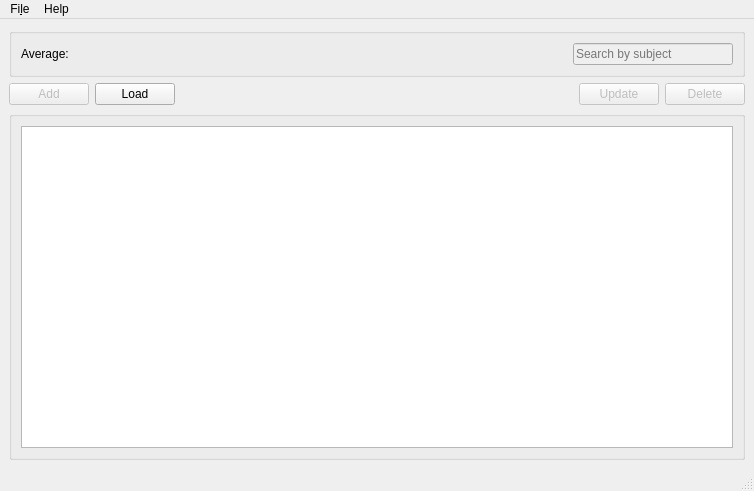
<?xml version="1.0" encoding="UTF-8"?>
<ui version="4.0">
 <class>regMainClass</class>
 <widget class="QMainWindow" name="regMainClass">
  <property name="geometry">
   <rect>
    <x>0</x>
    <y>0</y>
    <width>754</width>
    <height>491</height>
   </rect>
  </property>
  <property name="windowTitle">
   <string>Registro v1.3.2</string>
  </property>
  <property name="windowIcon">
   <iconset resource="../resources/res.qrc">
    <normaloff>:/imgs/images/window_icon.ico</normaloff>:/imgs/images/window_icon.ico</iconset>
  </property>
  <widget class="QWidget" name="centralwidget">
   <layout class="QHBoxLayout" name="horizontalLayout">
    <item>
     <layout class="QGridLayout" name="gridLayout">
      <item row="2" column="0">
       <layout class="QHBoxLayout" name="horizontalLayout_4">
        <item>
         <widget class="QPushButton" name="btnAddElements">
          <property name="enabled">
           <bool>false</bool>
          </property>
          <property name="text">
           <string>Add</string>
          </property>
         </widget>
        </item>
        <item>
         <widget class="QPushButton" name="btnLoadElements">
          <property name="enabled">
           <bool>true</bool>
          </property>
          <property name="text">
           <string>Load</string>
          </property>
         </widget>
        </item>
        <item>
         <spacer name="horizontalSpacer_5">
          <property name="orientation">
           <enum>Qt::Horizontal</enum>
          </property>
          <property name="sizeHint" stdset="0">
           <size>
            <width>40</width>
            <height>20</height>
           </size>
          </property>
         </spacer>
        </item>
        <item>
         <widget class="QLabel" name="lblQueryStatus">
          <property name="text">
           <string/>
          </property>
         </widget>
        </item>
        <item>
         <spacer name="horizontalSpacer_4">
          <property name="orientation">
           <enum>Qt::Horizontal</enum>
          </property>
          <property name="sizeHint" stdset="0">
           <size>
            <width>40</width>
            <height>20</height>
           </size>
          </property>
         </spacer>
        </item>
        <item>
         <widget class="QPushButton" name="btnUpElements">
          <property name="enabled">
           <bool>false</bool>
          </property>
          <property name="text">
           <string>Update</string>
          </property>
         </widget>
        </item>
        <item>
         <widget class="QPushButton" name="btnDelElements">
          <property name="enabled">
           <bool>false</bool>
          </property>
          <property name="text">
           <string>Delete</string>
          </property>
         </widget>
        </item>
       </layout>
      </item>
      <item row="1" column="0">
       <widget class="QGroupBox" name="topLineBox">
        <property name="title">
         <string/>
        </property>
        <layout class="QHBoxLayout" name="horizontalLayout_2">
         <item>
          <widget class="QLabel" name="label">
           <property name="text">
            <string>Average: </string>
           </property>
          </widget>
         </item>
         <item>
          <widget class="QLabel" name="lblAvg">
           <property name="text">
            <string/>
           </property>
          </widget>
         </item>
         <item>
          <spacer name="horizontalSpacer">
           <property name="orientation">
            <enum>Qt::Horizontal</enum>
           </property>
           <property name="sizeHint" stdset="0">
            <size>
             <width>40</width>
             <height>20</height>
            </size>
           </property>
          </spacer>
         </item>
         <item>
          <spacer name="horizontalSpacer_3">
           <property name="orientation">
            <enum>Qt::Horizontal</enum>
           </property>
           <property name="sizeHint" stdset="0">
            <size>
             <width>40</width>
             <height>20</height>
            </size>
           </property>
          </spacer>
         </item>
         <item>
          <spacer name="horizontalSpacer_2">
           <property name="orientation">
            <enum>Qt::Horizontal</enum>
           </property>
           <property name="sizeHint" stdset="0">
            <size>
             <width>40</width>
             <height>20</height>
            </size>
           </property>
          </spacer>
         </item>
         <item>
          <widget class="QLineEdit" name="lnSearch">
           <property name="enabled">
            <bool>false</bool>
           </property>
           <property name="text">
            <string/>
           </property>
           <property name="placeholderText">
            <string>Search by subject</string>
           </property>
          </widget>
         </item>
        </layout>
       </widget>
      </item>
      <item row="3" column="0">
       <widget class="QGroupBox" name="bodyBox">
        <property name="title">
         <string/>
        </property>
        <layout class="QHBoxLayout" name="horizontalLayout_3">
         <item>
          <widget class="QTableView" name="tbMain">
           <property name="editTriggers">
            <set>QAbstractItemView::NoEditTriggers</set>
           </property>
          </widget>
         </item>
        </layout>
       </widget>
      </item>
     </layout>
    </item>
   </layout>
  </widget>
  <widget class="QMenuBar" name="menubar">
   <property name="geometry">
    <rect>
     <x>0</x>
     <y>0</y>
     <width>754</width>
     <height>22</height>
    </rect>
   </property>
   <widget class="QMenu" name="menuFile">
    <property name="title">
     <string>Fi&amp;le</string>
    </property>
    <widget class="QMenu" name="menuExport_As_PDF">
     <property name="title">
      <string>Export As &amp;PDF</string>
     </property>
     <addaction name="actionExportMarks"/>
     <addaction name="actionExportSubjects"/>
    </widget>
    <addaction name="actionCreateDB"/>
    <addaction name="actionChangeDB"/>
    <addaction name="menuExport_As_PDF"/>
    <addaction name="actionExit"/>
   </widget>
   <widget class="QMenu" name="menu">
    <property name="title">
     <string>Help</string>
    </property>
    <addaction name="actionAbout"/>
   </widget>
   <addaction name="menuFile"/>
   <addaction name="menu"/>
  </widget>
  <widget class="QStatusBar" name="statusbar"/>
  <action name="actionCreateDB">
   <property name="text">
    <string>Database Options</string>
   </property>
  </action>
  <action name="actionExit">
   <property name="text">
    <string>&amp;Exit</string>
   </property>
  </action>
  <action name="actionAbout">
   <property name="text">
    <string>&amp;About</string>
   </property>
  </action>
  <action name="actionChangeDB">
   <property name="text">
    <string>Change &amp;Database</string>
   </property>
  </action>
  <action name="actionExportMarks">
   <property name="text">
    <string>&amp;Marks summary</string>
   </property>
  </action>
  <action name="actionExportSubjects">
   <property name="text">
    <string>&amp;Subjects list</string>
   </property>
  </action>
 </widget>
 <resources>
  <include location="../resources/res.qrc"/>
 </resources>
 <connections/>
</ui>
